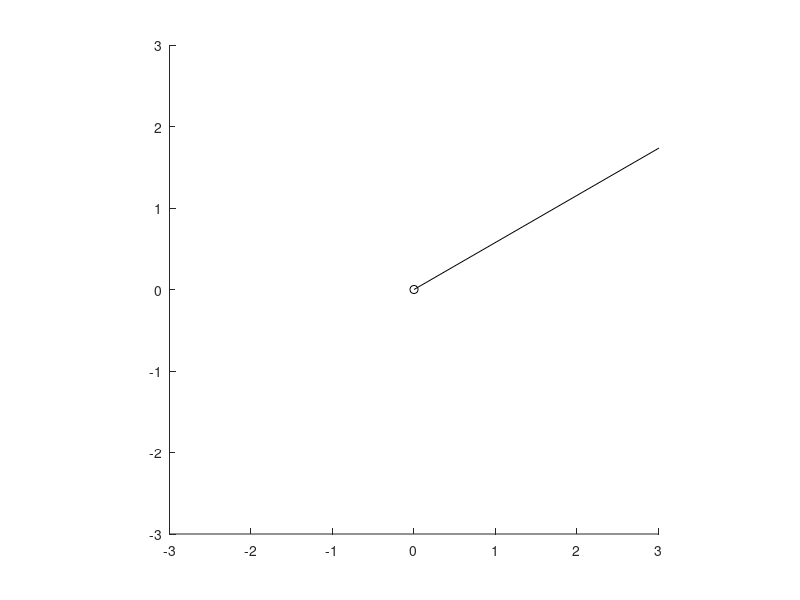

Reproduce this figure in MATLAB. (Note: this script raises an error after producing the figure.)
%StimulusSpace.m


n = 500;

[x,y] = meshgrid(linspace(0,1,n));
nt = 8;
dList = 30:30:360;
nd = length(dList);
posList = linspace(0,1,nd+3);
pos1 = posList(2)/2;
posList = posList(3:end);
g.r = .45;
sf = 5;
%g.sf = 30;  %cyclces/image
g.c = 1/6;

dListId = ceil(rand(1,6)*12);
%dListId = 
dListId = [1,1,1,1,1,1,1];
figure(1)
clf
hold on
for i=1:length(dList);
    nd = sum(dListId==i);
    if nd
       plot([0,nd*exp(sqrt(-1)*dList(i)*pi/180)],'ko-');
    end
end
axis equal
set(gca,'XLIm',[-3,3]);
set(gca,'YLim',[-3,3]);


figure(2)
clf
clear M
for i=1:nt
    img = zeros(n);
    g.ph = i*360/nt;

    g.xc = .5;
    g.yc = .5;
    for j=1:6
        g.d = dList(dListId(j));
        g.sf = sf;
        img = addGrating(img,g,x,y);
    end
    image( (img+1)*32);
    colormap(gray(64));
    axis equal
    axis off
    %showImage(img);
    set(gca,'YDir','normal');
    M(i) = getframe;
end

movie(M,20);
